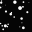
Frame 1 (no input)
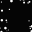
Frame 60 (the mouse pressed at the canvas centre just before this capture)
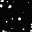
Frame 120 (the mouse held since frame 60 and released just before this capture)

The Processing sketch that drew these frames (run headless with seeded random() and noise(); from frame 60 on, the mouse is pressed at the canvas centre):

// Processing sketch: snow_up
// ── snow_up.pde
float[] Ux = new float[25];
float[] Uy = new float[25];
float[] Ux0 = new float[25];
//float[] y0 = new float[20];
float[] UxSpeed = new float[25];
float[] UySpeed = new float[25];
float[] Usize = new float[25];

void setup() {
  size(32, 32);
  for (int i = 0; i < 25; i++) {
    Ux[i] = random(31);
    Uy[i] = random(31);
    Ux0[i] = Ux[i];
    Usize[i] = random(0.4, 4);
    //y0[i] = y[i];
  }
}

void draw() {
  background(5);

  for (int i = 0; i < 25; i++) {
    if ((Ux[i] <= 15)&&(Uy[i] <= 15)) {
      UxSpeed[i] = -0.1;
      UySpeed[i] = random(0.5, 2.0)*UxSpeed[i];
    }
    if ((Ux[i] >= 16)&&(Uy[i] <= 15)) {
      UxSpeed[i] = 0.1;
      UySpeed[i] = -random(0.5, 2.0)*UxSpeed[i];
    }
    if ((Ux[i] <= 15)&&(Uy[i] >= 16)) {
      UxSpeed[i] = -0.1;
      UySpeed[i] = -random(0.5, 2.0)*UxSpeed[i];
    }
    if ((Ux[i] >= 16)&&(Uy[i] >= 16)) {
      UxSpeed[i] = 0.1;
      UySpeed[i] = random(0.5, 2.0)*UxSpeed[i];
    }

    fill(250);
    noStroke();
    ellipse(Ux[i], Uy[i], Usize[i], Usize[i]);

    if ((Ux[i]>=11)&&(Ux[i]<=20)&&(Uy[i]>=11)&&(Uy[i]<=20)) {  
      Ux[i] += UxSpeed[i]/3;
      Uy[i] += UySpeed[i]/3;
    } else {
      Ux[i] += UxSpeed[i];
      Uy[i] += UySpeed[i];
    }
 
    Usize[i] += 0.05;

    if (Usize[i] >= 3) {
      Ux[i] = random(31);
      Uy[i] = random(31);
      Ux0[i] = Ux[i];
      //y0[i] = y[i];
      Usize[i] = random(0.4, 1);
    }
  }
}
